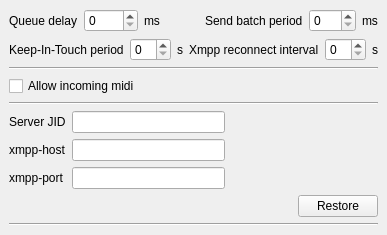
<ui version="4.0" >
 <class>OptMidi</class>
 <widget class="QWidget" name="OptMidi" >
  <property name="geometry" >
   <rect>
    <x>0</x>
    <y>0</y>
    <width>368</width>
    <height>235</height>
   </rect>
  </property>
  <property name="windowTitle" >
   <string>OptMidiUI</string>
  </property>
  <layout class="QVBoxLayout" >
   <property name="spacing" >
    <number>6</number>
   </property>
   <property name="margin" >
    <number>9</number>
   </property>
   <item>
    <layout class="QHBoxLayout" name="horizontalLayout_2" >
     <item>
      <widget class="QLabel" name="label" >
       <property name="text" >
        <string>Queue delay</string>
       </property>
      </widget>
     </item>
     <item>
      <widget class="QSpinBox" name="queue_delay" >
       <property name="maximum" >
        <number>5000</number>
       </property>
      </widget>
     </item>
     <item>
      <widget class="QLabel" name="label_8" >
       <property name="text" >
        <string>ms</string>
       </property>
      </widget>
     </item>
     <item>
      <spacer name="horizontalSpacer_2" >
       <property name="orientation" >
        <enum>Qt::Horizontal</enum>
       </property>
       <property name="sizeHint" stdset="0" >
        <size>
         <width>40</width>
         <height>20</height>
        </size>
       </property>
      </spacer>
     </item>
     <item>
      <widget class="QLabel" name="label_2" >
       <property name="text" >
        <string>Send batch period</string>
       </property>
      </widget>
     </item>
     <item>
      <widget class="QSpinBox" name="batch_period" >
       <property name="maximum" >
        <number>500</number>
       </property>
      </widget>
     </item>
     <item>
      <widget class="QLabel" name="label_9" >
       <property name="text" >
        <string>ms</string>
       </property>
      </widget>
     </item>
    </layout>
   </item>
   <item>
    <layout class="QHBoxLayout" name="horizontalLayout" >
     <item>
      <widget class="QLabel" name="label_6" >
       <property name="text" >
        <string>Keep-In-Touch period</string>
       </property>
      </widget>
     </item>
     <item>
      <widget class="QSpinBox" name="in_touch_period" />
     </item>
     <item>
      <widget class="QLabel" name="label_12" >
       <property name="text" >
        <string>s</string>
       </property>
      </widget>
     </item>
     <item>
      <spacer name="horizontalSpacer_3" >
       <property name="orientation" >
        <enum>Qt::Horizontal</enum>
       </property>
       <property name="sizeHint" stdset="0" >
        <size>
         <width>40</width>
         <height>20</height>
        </size>
       </property>
      </spacer>
     </item>
     <item>
      <widget class="QLabel" name="label_7" >
       <property name="text" >
        <string>Xmpp reconnect interval</string>
       </property>
      </widget>
     </item>
     <item>
      <widget class="QSpinBox" name="reconnect_interval" />
     </item>
     <item>
      <widget class="QLabel" name="label_11" >
       <property name="text" >
        <string>s</string>
       </property>
      </widget>
     </item>
    </layout>
   </item>
   <item>
    <widget class="Line" name="line" >
     <property name="orientation" >
      <enum>Qt::Horizontal</enum>
     </property>
    </widget>
   </item>
   <item>
    <widget class="QCheckBox" name="checkBox" >
     <property name="text" >
      <string>Allow incoming midi</string>
     </property>
    </widget>
   </item>
   <item>
    <widget class="Line" name="line_2" >
     <property name="orientation" >
      <enum>Qt::Horizontal</enum>
     </property>
    </widget>
   </item>
   <item>
    <layout class="QGridLayout" name="gridLayout" >
     <item row="0" column="2" >
      <widget class="QLineEdit" name="server_jid" />
     </item>
     <item row="0" column="0" >
      <widget class="QLabel" name="label_3" >
       <property name="text" >
        <string>Server JID</string>
       </property>
      </widget>
     </item>
     <item row="1" column="0" >
      <widget class="QLabel" name="label_4" >
       <property name="text" >
        <string>xmpp-host</string>
       </property>
      </widget>
     </item>
     <item row="1" column="2" >
      <widget class="QLineEdit" name="xmpp_host" />
     </item>
     <item row="2" column="0" >
      <widget class="QLabel" name="label_5" >
       <property name="text" >
        <string>xmpp-port</string>
       </property>
      </widget>
     </item>
     <item row="2" column="2" >
      <widget class="QLineEdit" name="xmpp_port" >
       <property name="maxLength" >
        <number>4</number>
       </property>
       <property name="fixedWidth" >
        <number>40</number>
       </property>
      </widget>
     </item>
     <item row="0" column="3" >
      <spacer name="horizontalSpacer_4" >
       <property name="orientation" >
        <enum>Qt::Horizontal</enum>
       </property>
       <property name="sizeHint" stdset="0" >
        <size>
         <width>40</width>
         <height>20</height>
        </size>
       </property>
      </spacer>
     </item>
    </layout>
   </item>
   <item>
    <layout class="QHBoxLayout" name="horizontalLayout_3" >
     <item>
      <spacer name="horizontalSpacer" >
       <property name="orientation" >
        <enum>Qt::Horizontal</enum>
       </property>
       <property name="sizeHint" stdset="0" >
        <size>
         <width>40</width>
         <height>20</height>
        </size>
       </property>
      </spacer>
     </item>
     <item>
      <widget class="QPushButton" name="pushButton" >
       <property name="text" >
        <string>Restore</string>
       </property>
      </widget>
     </item>
    </layout>
   </item>
   <item>
    <widget class="Line" name="line_3" >
     <property name="orientation" >
      <enum>Qt::Horizontal</enum>
     </property>
    </widget>
   </item>
  </layout>
 </widget>
 <resources/>
 <connections/>
</ui>
